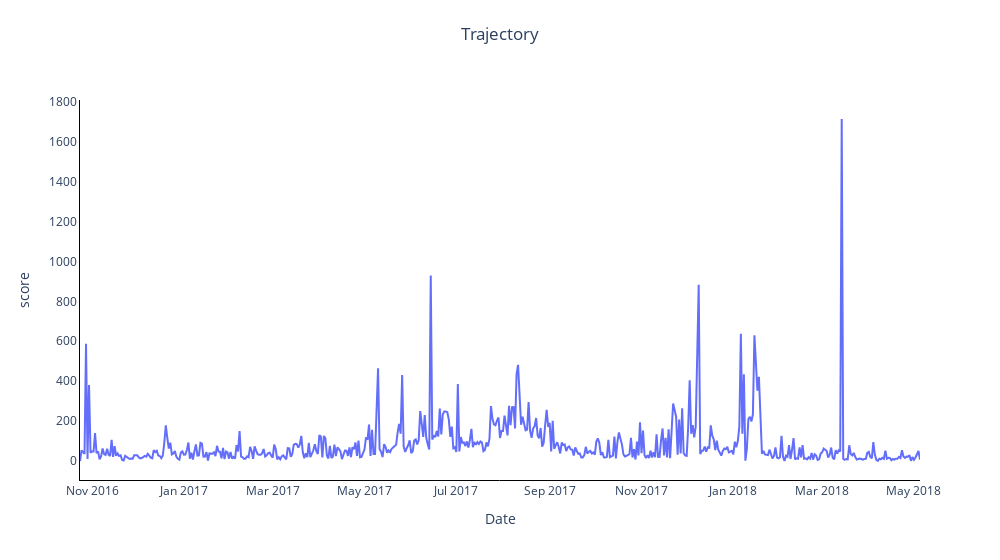

Write notebook code for a chart like this one.
### Markdown cell above
**Draw diagram to illustrate the score resulted from the comparision between powerlaw and exponential distribution for each day**

### Code cell
fig = go.Figure()

# Add a line trace
fig.add_trace(go.Scatter(x=df_power_law['date'], y=df_power_law['score'], mode='lines', name='Line'))
# fig.add_trace(go.Scatter(x=df_power_law['#nodes'], y=df_power_law['alpha'], mode='markers', name='Scatter'))


# Customize the layout
fig.update_layout(
    title=dict(
        text='Trajectory',  # Set the title here
        x=0.5,  # Center the title horizontally (0.5 means middle)
        y=0.95,  # Adjust the vertical position as needed (0.95 is near the top)
    ),
    xaxis=dict(title='Date'),
    yaxis=dict(title='score'),
    paper_bgcolor='white',  # Set the background color to white
    plot_bgcolor='white',   # Set the plot area background color to white
    width=1000
    
)

fig.update_xaxes(linecolor='black')
fig.update_yaxes(linecolor='black')
fig.update_traces(showlegend=False)
# Show the plot
fig.show()
fig.write_image(file_path+"score"+network_name+"_"+str(window_size)+".png",engine="kaleido")

### Figure 1 — Plotly figure (JSON) as saved in the notebook; plotly's stock layout.template omitted (floating-point values rounded to 4 significant figures; data arrays with more than 128 entries replaced by an {"elided": "..."} marker saying what was removed)
{"data": [{"mode": "lines", "name": "Line", "showlegend": false, "type": "scatter", "x": {"elided": "559 str values"}, "y": {"elided": "559 float values"}}], "layout": {"paper_bgcolor": "white", "plot_bgcolor": "white", "title": {"text": "Trajectory", "x": 0.5, "y": 0.95}, "width": 1000, "xaxis": {"linecolor": "black", "title": {"text": "Date"}}, "yaxis": {"linecolor": "black", "title": {"text": "score"}}}}
